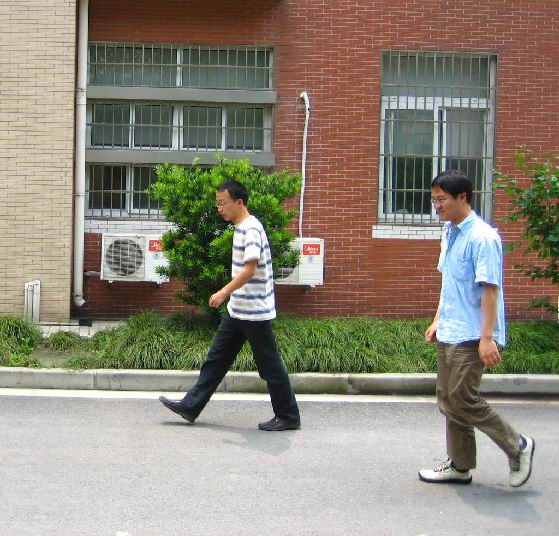
//> input picture dataset/Data/FudanPed/test-01.png, 559 x 536 px
$ ./complete_HOG_image test-01.png   (built with g++ and OpenCV 4)
//> lines starting //> are read from the running program, lines starting //| are printed output that depends on the picture; after the words box and inside, x2 and y2 are one past the last pixel; in counts of white or black regions, pixels touching at a corner belong together
#include <iostream>
#include <fstream>
#include "opencv2/highgui/highgui.hpp"
#include "opencv2/opencv.hpp"

using namespace std;
using namespace cv;

int main(int argc, const char * argv[])
{
	string arg = argv[1];
	Mat img=imread(arg,1);
//> img is the input picture: 536 rows x 559 cols, CV_8UC3; mean B, G, R 121.2, 135.3, 142.5
	HOGDescriptor hog;
	hog.setSVMDetector(HOGDescriptor::getDefaultPeopleDetector());

	namedWindow("video capture", CV_WINDOW_AUTOSIZE);
	if(!img.data)
	{
		cout<<"Weird shit!\n";
		return -1;
	}
	vector<Rect> found, found_filtered;
	vector<double> confidence;
	hog.detectMultiScale(img, found, confidence, 0, Size(8,8), Size(32,32), 1.05, 2);
//> found = 2 Rects (x, y, width, height): [241, 308, 73, 145], [369, 149, 190, 387]; confidence = [0.938, 1.86]

	size_t i, j;
	for(i=0; i<found.size(); i++)
	{
		Rect r = found[i];
		for(j=0; j<found.size(); j++)
			if(j!=i && (r & found[j])==r)
				break;
		if(j==found.size())
			found_filtered.push_back(r);
	}
//> this loop made 2 passes
	char ch[30];
	for(int abc=0; arg[abc]!='.'; abc++)
		ch[abc]=arg[abc];
	ch[7]='.';
	ch[8]='d';
	ch[9]='a';
	ch[10]='t';
	ch[11]='\0';
	FILE *printing = fopen(ch, "w");
	cout<<ch<<" and "<<arg<<"\n";
	for(i=0; i<found_filtered.size(); i++)
	{
		Rect r = found_filtered[i];
		r.x += cvRound(r.width*0.1);
		r.width += cvRound(r.width*0.1);
		r.y += cvRound(r.width*0.1);
		r.height += cvRound(r.width*0.1);
		rectangle(img, r.tl(), r.br(), cv::Scalar(0,255,0), 2);
		int x=r.x + r.width/3, y=r.y + r.height/3;
		//int x=(r.x + r.height)/2, y=(r.y + r.width)/2;
		ostringstream strs;
		strs << confidence[i];
		string str_value = strs.str();
		putText(img, str_value, Point(x, y), FONT_HERSHEY_SIMPLEX, .5, Scalar(255, 100, 0), 2);
		cout<<confidence[i]<<" is one of the confidences\n";
		fprintf(printing, "%d %d %d %d\n",r.x,r.y,r.width,r.height);
	}
//> this loop made 2 passes
//> (x, y) on passes 1 to 2: (274, 367), (457, 306)
//| 0.938245 is one of the confidences
//| 1.86152 is one of the confidences
//> pass 1, `putText(img, str_value, Point(x, y), FONT_HERSHEY_SIMPLEX, .5, Scalar(..`:
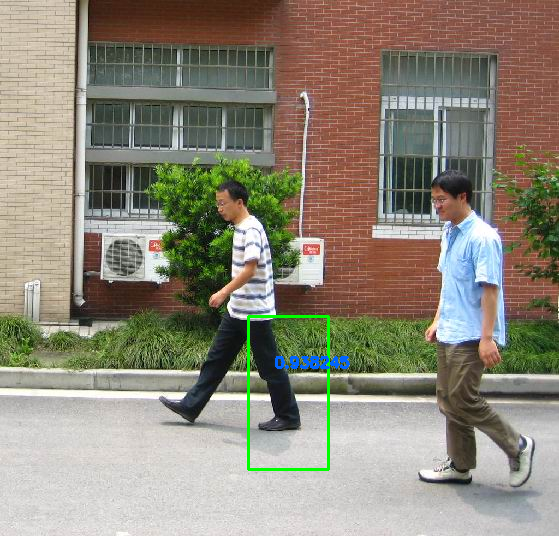
//> img: 536 rows x 559 cols, CV_8UC3; 0.66% of pixels changed, all inside (x1, y1, x2, y2) = (247, 315, 350, 471)
//> pass 2, `putText(img, str_value, Point(x, y), FONT_HERSHEY_SIMPLEX, .5, Scalar(..`:
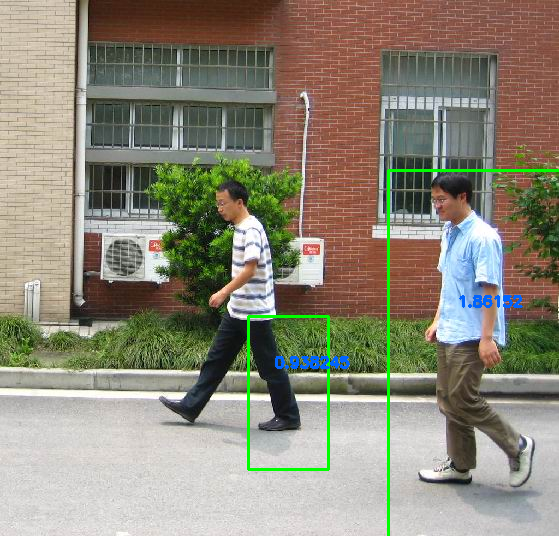
//> img: 536 rows x 559 cols, CV_8UC3; 0.69% of pixels changed, all inside (x1, y1, x2, y2) = (387, 169, 559, 536)
	fclose(printing);
	imshow("video capture", img);
	//waitKey(0);
	return 0;
}

$ run again, on dataset/Data/FudanPed/test-03.png
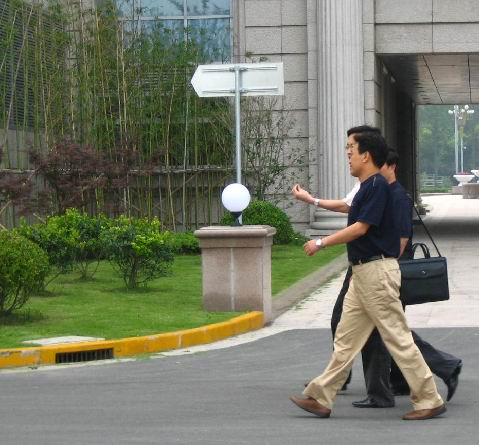
//> input picture dataset/Data/FudanPed/test-03.png, 479 x 445 px
//> img is the input picture: 445 rows x 479 cols, CV_8UC3; mean B, G, R 102.7, 120.5, 116.8
//> found = 1 Rect (x, y, width, height): [289, 97, 179, 348]; confidence = [2.73]
//> the loop `for(i=0; i<found.size(); i++)` made 1 pass
//> the loop `for(i=0; i<found_filtered.size(); i++)` made 1 pass
//> (x, y) on pass 1: (372, 239)
//> (printed output is left out)
//> pass 1, `putText(img, str_value, Point(x, y), FONT_HERSHEY_SIMPLEX, .5, Scalar(..`:
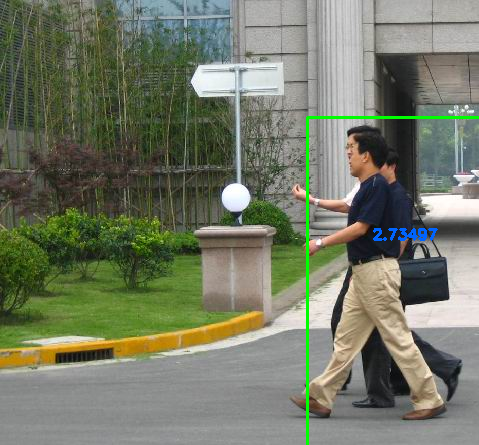
//> img: 445 rows x 479 cols, CV_8UC3; 0.91% of pixels changed, all inside (x1, y1, x2, y2) = (306, 116, 479, 445)

$ run again, on dataset/Data/FudanPed/test-04.png
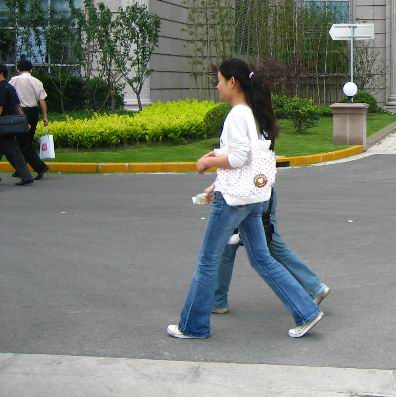
//> input picture dataset/Data/FudanPed/test-04.png, 396 x 397 px
//> img is the input picture: 397 rows x 396 cols, CV_8UC3; mean B, G, R 115.9, 125.9, 120
//> found = 2 Rects (x, y, width, height): [0, 36, 63, 173], [150, 25, 170, 340]; confidence = [1.45, 1.71]
//> the loop `for(i=0; i<found.size(); i++)` made 2 passes
//> the loop `for(i=0; i<found_filtered.size(); i++)` made 2 passes
//> (x, y) on passes 1 to 2: (29, 103), (229, 163)
//> (printed output is left out)
//> pass 1, `putText(img, str_value, Point(x, y), FONT_HERSHEY_SIMPLEX, .5, Scalar(..`:
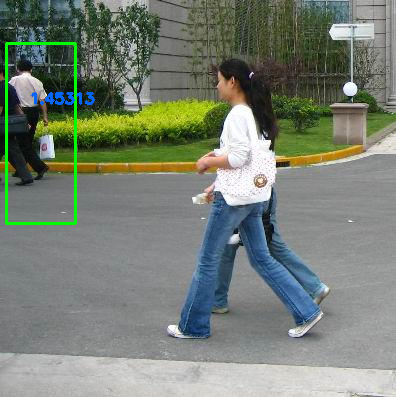
//> img: 397 rows x 396 cols, CV_8UC3; 1.21% of pixels changed, all inside (x1, y1, x2, y2) = (5, 42, 95, 225)
//> pass 2, `putText(img, str_value, Point(x, y), FONT_HERSHEY_SIMPLEX, .5, Scalar(..`:
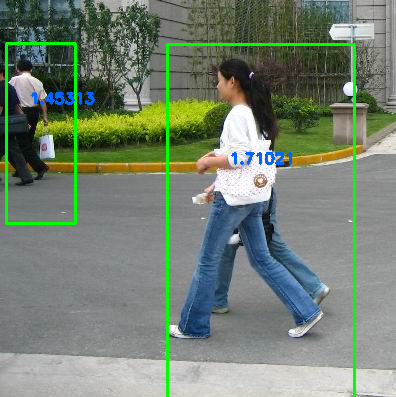
//> img: 397 rows x 396 cols, CV_8UC3; 1.93% of pixels changed, all inside (x1, y1, x2, y2) = (166, 43, 356, 397)

$ run again, on dataset/Data/FudanPed/test-05.png
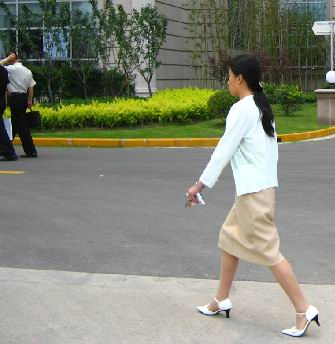
//> input picture dataset/Data/FudanPed/test-05.png, 335 x 344 px
//> img is the input picture: 344 rows x 335 cols, CV_8UC3; mean B, G, R 118.2, 133.4, 130.9
//> found = 1 Rect (x, y, width, height): [0, 27, 60, 160]; confidence = [0.836]
//> the loop `for(i=0; i<found.size(); i++)` made 1 pass
//> the loop `for(i=0; i<found_filtered.size(); i++)` made 1 pass
//> (x, y) on pass 1: (28, 89)
//> (printed output is left out)
//> pass 1, `putText(img, str_value, Point(x, y), FONT_HERSHEY_SIMPLEX, .5, Scalar(..`:
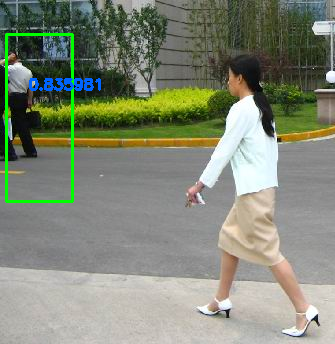
//> img: 344 rows x 335 cols, CV_8UC3; 1.71% of pixels changed, all inside (x1, y1, x2, y2) = (5, 33, 101, 203)
